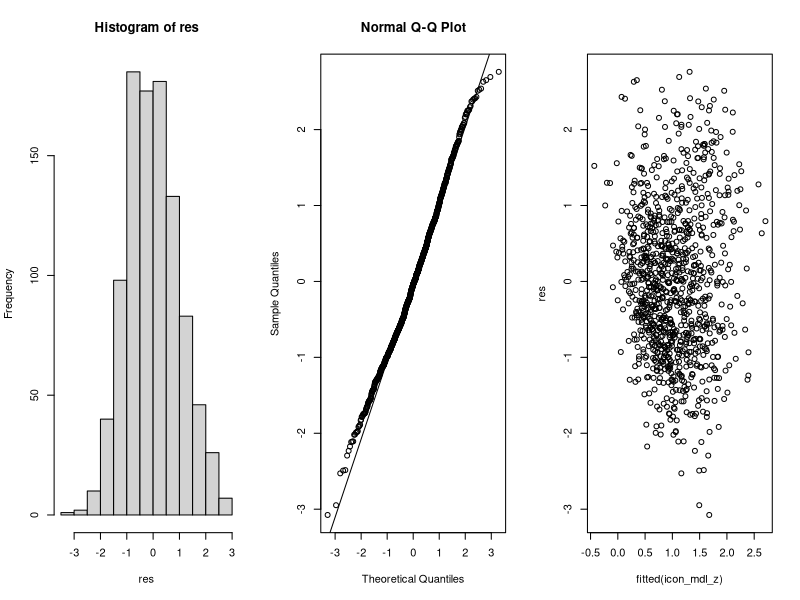
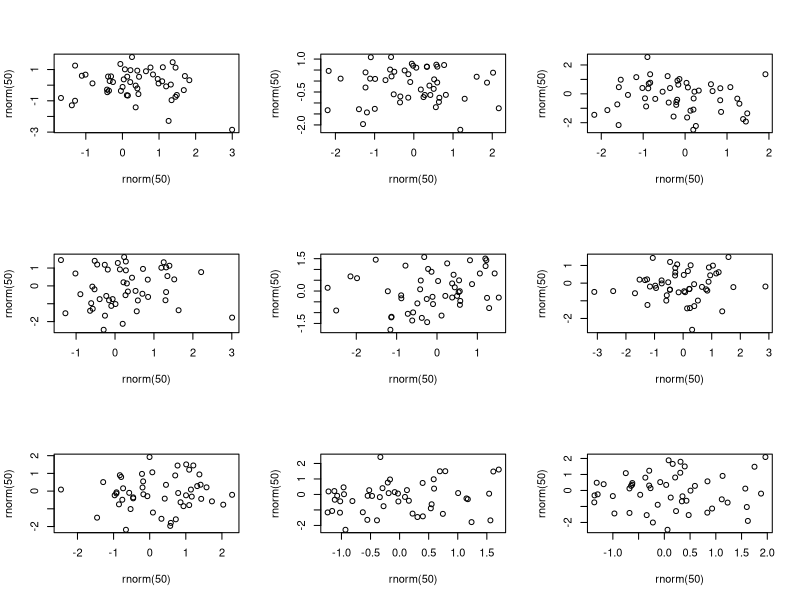
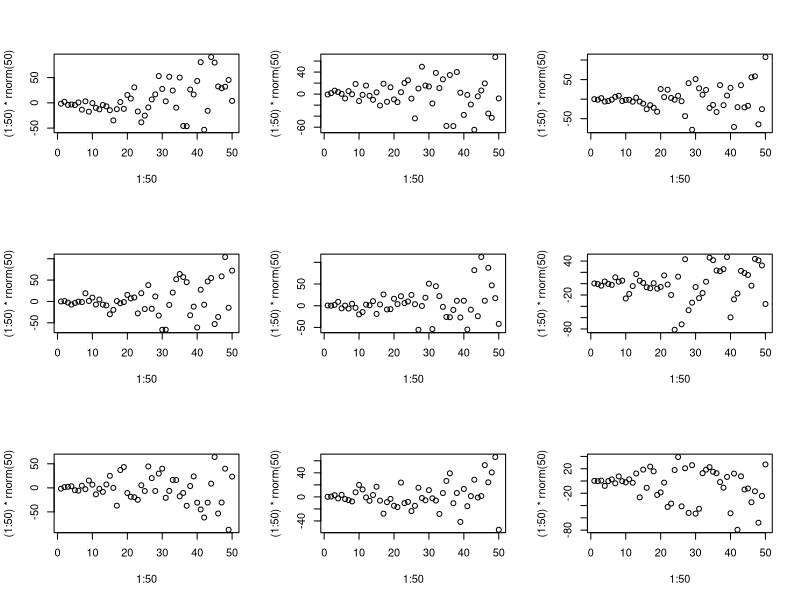

Recreate these plots in R, in order.
# Statistics for Linguists: An Introduction Using R
# Code presented inside Chapter 6


# --------------------------------------------------------
# 6.2. Multiple regression in R with standardized coefficients

# Load tidyverse and broom pacakges:

library(tidyverse)
library(broom)

# Load iconicity data:

icon <- read_csv('perry_winter_2017_iconicity.csv')

# Check:

icon %>% print(n = 4, width = Inf)

# Log-transform frequency predictor:

icon <- mutate(icon, Log10Freq = log10(Freq))	

# Fit iconicity multiple regression model:

icon_mdl <- lm(Iconicity ~ SER + CorteseImag +
                 Syst + Log10Freq, data = icon)

# How much variance described overall?

glance(icon_mdl)$r.squared

# Look at estimates:

tidy(icon_mdl) %>% select(term, estimate)

# Round for interpretation:

tidy(icon_mdl) %>% select(term, estimate) %>%
	mutate(estimate = round(estimate, 1))

# What's going on with systematicity?
# Is this really as a massive an effect as it looks?
# Let's check the range:

range(icon$Syst, na.rm = TRUE)

# The issue is that the scale is minute.
# So the coefficient looks massive because it ...
# ... is expressed as "one unit" change.

# Let's standardize predictors:

icon <- mutate(icon,
               SER_z = scale(SER),
               CorteseImag_z = scale(CorteseImag),
               Syst_z = scale(Syst),
               Freq_z = scale(Log10Freq))

# Fit model with standardized predictors:

icon_mdl_z <- lm(Iconicity ~ SER_z + CorteseImag_z +
                   Syst_z + Freq_z, data = icon)

# Check that it is still the same model:

glance(icon_mdl_z)$r.squared

# Yes it is.

# Check the coefficients:

tidy(icon_mdl_z) %>% select(term, estimate) %>%
	mutate(estimate = round(estimate, 1))

# Notice how the systematicity coefficient now tends towards 0.



# --------------------------------------------------------
# 6.3. More on assumptions: Assessing normality and constant variance

# Extract residuals of 

res <- residuals(icon_mdl_z)

# Create plot matrix:

par(mfrow = c(1, 3))

# Plot 1, histogram:

hist(res)

# Plot 2, Q-Q plot:

qqnorm(res)
qqline(res)

# Plot 3, residual plot:

plot(fitted(icon_mdl_z), res)

# To gauge your intuition for residual plots...
# ... let's generate some random data:

par(mfrow = c(3, 3))
for (i in 1:9) plot(rnorm(50), rnorm(50))

# Same with non-constant variance:

par(mfrow = c(3, 3))
for (i in 1:9) plot(1:50, (1:50) * rnorm(50))



# --------------------------------------------------------
# 6.4. Collinearity:

# Set seed value so you and I will have the same values:

set.seed(42)

# Generate 'x' with 50 random numbers:

x <- rnorm(50)

# Setup example as in Ch. 4, with a slope of 3:

y <- 10 + 3 * x + rnorm(50)

# Check a simple linear model:

tidy(lm(y ~ x))

# Make a copy of 'x' and change just one number:

x2 <- x
x2[50] <- -1

# What's the correlation of 'x' and 'x2'?

cor(x, x2)

# Very high...

# What if 'x2' is swapped in as a predictor?

tidy(lm(y ~ x2))

# What if both are added to the same model?

xmdl_both <- lm(y ~ x + x2)
tidy(xmdl_both)

# Coefficients now very different.

# Check variance inflation factors:

library(car)
vif(xmdl_both)

# Very high values.

# Check variance inflation factors of iconicity model:

vif(icon_mdl_z)



# --------------------------------------------------------
# 6.5. Adjusted R^2:

# Check adjusted R-squared:

glance(icon_mdl_z)

# It's very similar to the R-squared value = good.







